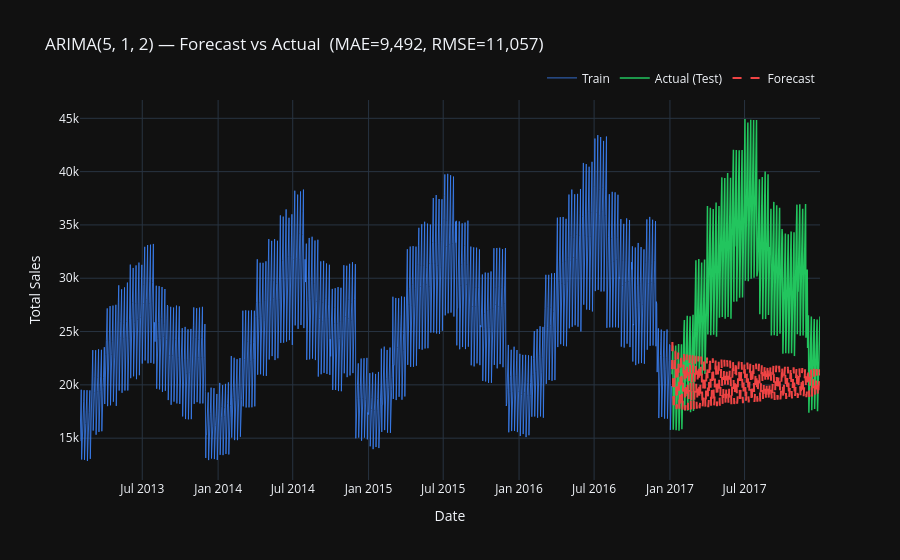

Notebook code cell kept with this figure:
### Markdown cell above
## 9. Forecast vs Actual Visualization

Overlay the training history, actual test values, and model predictions to visually assess fit quality.

### Code cell
fig = go.Figure()
fig.add_trace(go.Scatter(x=train.index, y=train.values,
                         name="Train", line=dict(color="#3b82f6", width=0.8)))
fig.add_trace(go.Scatter(x=test.index, y=test.values,
                         name="Actual (Test)", line=dict(color="#22c55e", width=1.5)))
fig.add_trace(go.Scatter(x=test.index, y=forecast.values,
                         name="Forecast", line=dict(color="#ef4444", width=2, dash="dash")))
fig.update_layout(
    title=f"ARIMA{ORDER} — Forecast vs Actual  (MAE={mae:,.0f}, RMSE={rmse:,.0f})",
    template="plotly_dark",
    xaxis_title="Date", yaxis_title="Total Sales",
    legend=dict(orientation="h", yanchor="bottom", y=1.02, xanchor="right", x=1),
)
fig.show()

### Figure 1 — Plotly figure (JSON) as saved in the notebook; plotly's stock layout.template omitted (floating-point values rounded to 4 significant figures; data arrays with more than 128 entries replaced by an {"elided": "..."} marker saying what was removed)
{"data": [{"line": {"color": "#3b82f6", "width": 0.8}, "name": "Train", "type": "scatter", "x": {"elided": "1436 str values"}, "y": {"elided": "1436 int values"}}, {"line": {"color": "#22c55e", "width": 1.5}, "name": "Actual (Test)", "type": "scatter", "x": {"elided": "360 str values"}, "y": {"elided": "360 int values"}}, {"line": {"color": "#ef4444", "dash": "dash", "width": 2}, "name": "Forecast", "type": "scatter", "x": {"elided": "360 str values"}, "y": {"elided": "360 float values"}}], "layout": {"legend": {"orientation": "h", "x": 1, "xanchor": "right", "y": 1.02, "yanchor": "bottom"}, "title": {"text": "ARIMA(5, 1, 2) — Forecast vs Actual  (MAE=9,492, RMSE=11,057)"}, "xaxis": {"title": {"text": "Date"}}, "yaxis": {"title": {"text": "Total Sales"}}}}
